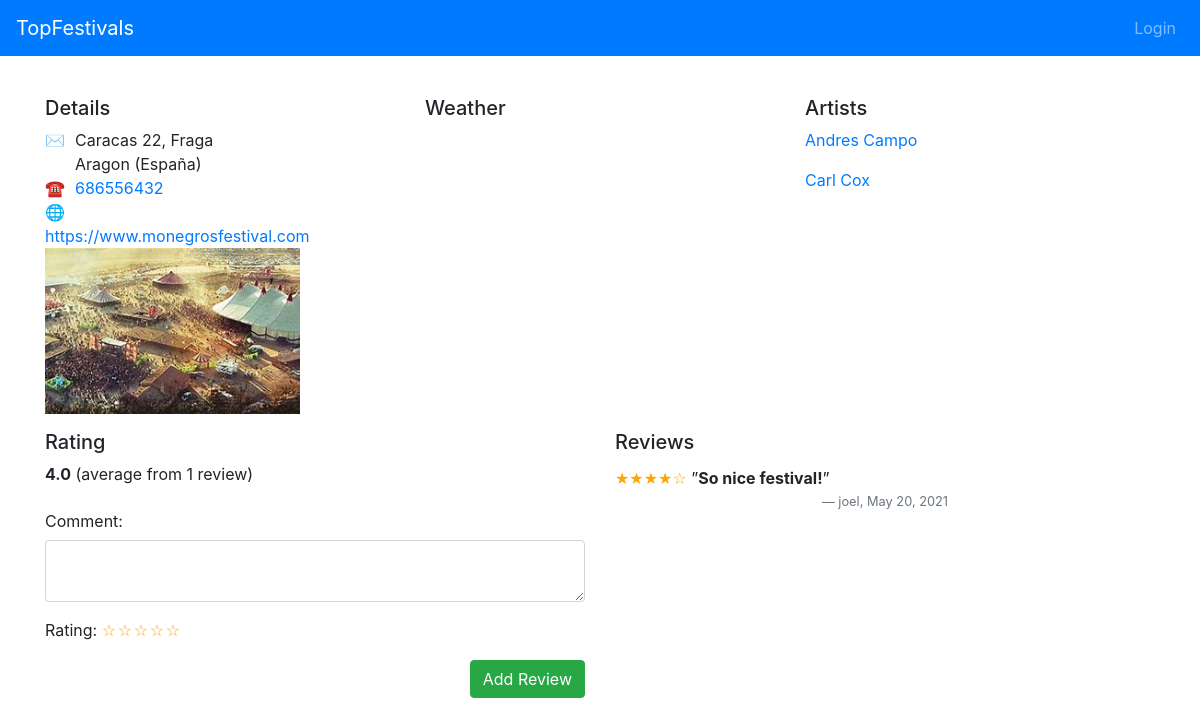
Page /topfestivals/festivals/3 on the earlier database version.
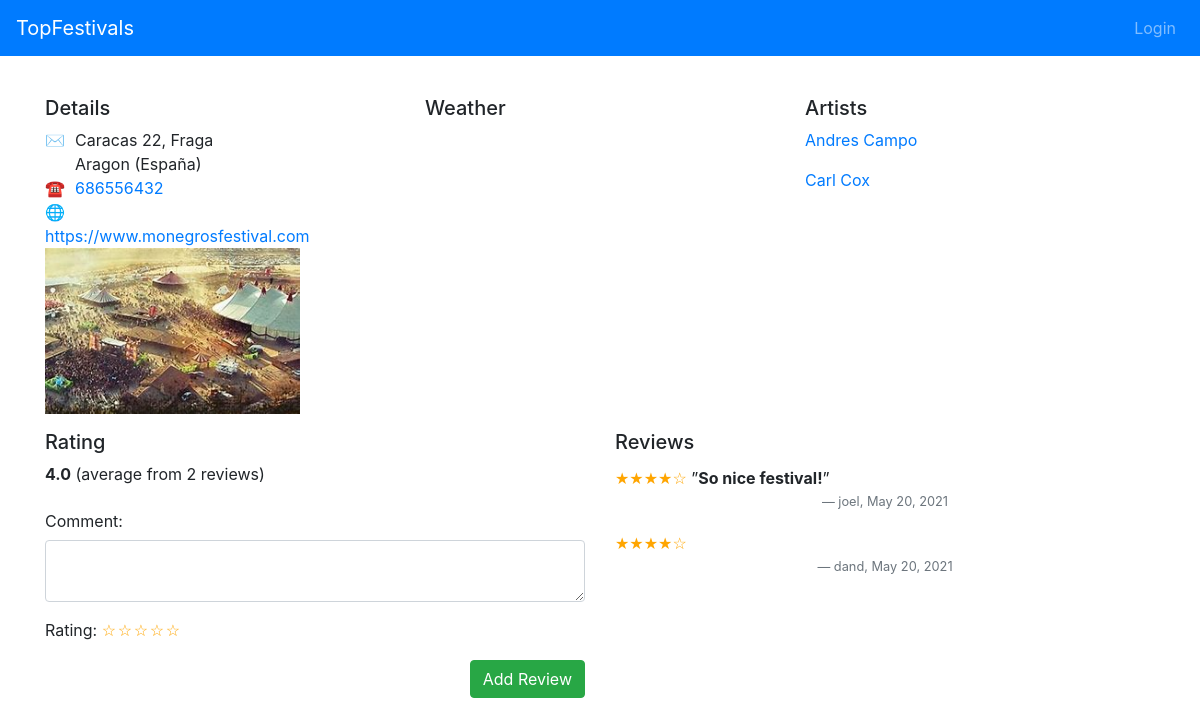
Same page on the later database version.
### topfestivals/models.py (models this page shows, shortened)
class Artist(models.Model):
    name = models.CharField(max_length=120)
    description = models.TextField( null=True)
    age = models.CharField(max_length=120,  null=True)
    time = models.CharField(max_length=120,  null=True)
    user = models.ForeignKey(User, default=1, on_delete=models.CASCADE)
    date = models.DateField(default=date.today)
    image = models.ImageField(upload_to="topfestivals",  null=True)
    festival = models.ForeignKey(Festival, null=True, related_name='artists', on_delete=models.CASCADE)

class Review(models.Model):
    RATING_CHOICES = ((1, 'one'), (2, 'two'), (3, 'three'), (4, 'four'), (5, 'five'))
    rating = models.PositiveSmallIntegerField('Rating (stars)', blank=False, default=3, choices=RATING_CHOICES)
    comment = models.TextField(blank=True, null=True)
    user = models.ForeignKey(User, default=1, on_delete=models.CASCADE)
    date = models.DateField(default=date.today)
    class Meta:
        abstract = True

class FestivalReview(Review):
    festival = models.ForeignKey(Festival, on_delete=models.CASCADE)
    class Meta:
        unique_together = ("festival", "user")

### topfestivals/views.py (the view)
class FestivalDetail(DetailView):
    model = Festival
    template_name = 'topfestivals/festival_detail.html'
    def get_context_data(self, **kwargs):
        context = super(FestivalDetail, self).get_context_data(**kwargs)
        context['RATING_CHOICES'] = FestivalReview.RATING_CHOICES
        return context

### topfestivals/models.py (called while the page is built)
    def averageRating(self):
        reviewCount = self.festivalreview_set.count()
        if not reviewCount:
            return 0
        else:
            ratingSum = sum([float(review.rating) for review in self.festivalreview_set.all()])
            return ratingSum / reviewCount

### topfestivals/templates/topfestivals/festival_detail.html (shortened to what the changed rows need)
{% extends "topfestivals/base.html" %}
{% block content %}
    <div class="row mt-3">
        <div class="col-sm">
            <div class="row">
                <div class="col-sm-9">
                    {% for artist in festival.artists.all %}
                        <p><a class="artist-link" href="{% url 'topfestivals:artist_detail' festival.id artist.id %}">
                            {{ artist.name }}
                        </a></p>
                    {% empty %}<p>Sorry, no artist for this festival yet</p>
                    {% endfor %}
                </div>
            </div>
        </div>
    </div>
    <div class="row mt-3">
        <div class="col-md">
            <h5>Rating</h5>
            {% if festival.festivalreview_set.all|length > 0 %}
            <p>
                <strong>{{ festival.averageRating|stringformat:".1f" }}</strong>
                {% with festival.festivalreview_set.all|length as reviewCount %}
                    (average from {{ reviewCount }} review{{ reviewCount|pluralize }})
                {% endwith %}
            </p>
            {% endif %}
            <form action="{% url 'topfestivals:review_create' festival.id %}" method="post">
                <div id="div_id_comment" class="form-group">
                </div>
                <p>Rating:
                    <span class="rating">
                    {% for rate in RATING_CHOICES reversed %}
                        <label for="rating-{{ forloop.revcounter }}" class="rating-star"></label>
                    {% endfor %}
                    </span>
                </p>
                <div class="text-right">
                </div>
            </form>
        </div>
        <div class="col-md">
            {% for review in festival.festivalreview_set.all %}
                <blockquote class="blockquote review">
                    <small>
                        <span class="rating">
                          {% for star in RATING_CHOICES %}{% if forloop.counter <= review.rating %}&starf;{% else %}&star;{% endif %}{% endfor %}
                        </span>
                        {% if review.comment %}
                            &rdquo;<strong class="mb-0">{{ review.comment }}</strong>&rdquo;{% endif %}
                        <footer class="blockquote-footer text-center">{{ review.user }}, {{ review.date }}</footer>
                    </small>
                </blockquote>
            {% empty %}<p>Sorry, no reviews for this festival yet</p>
            {% endfor %}
        </div>
    </div>
{% endblock %}

Differences in the rows shown:
added FestivalReview: user "dand", date "May 20, 2021"
Other differences:
{{ reviewCount }}: "1" → "2"
